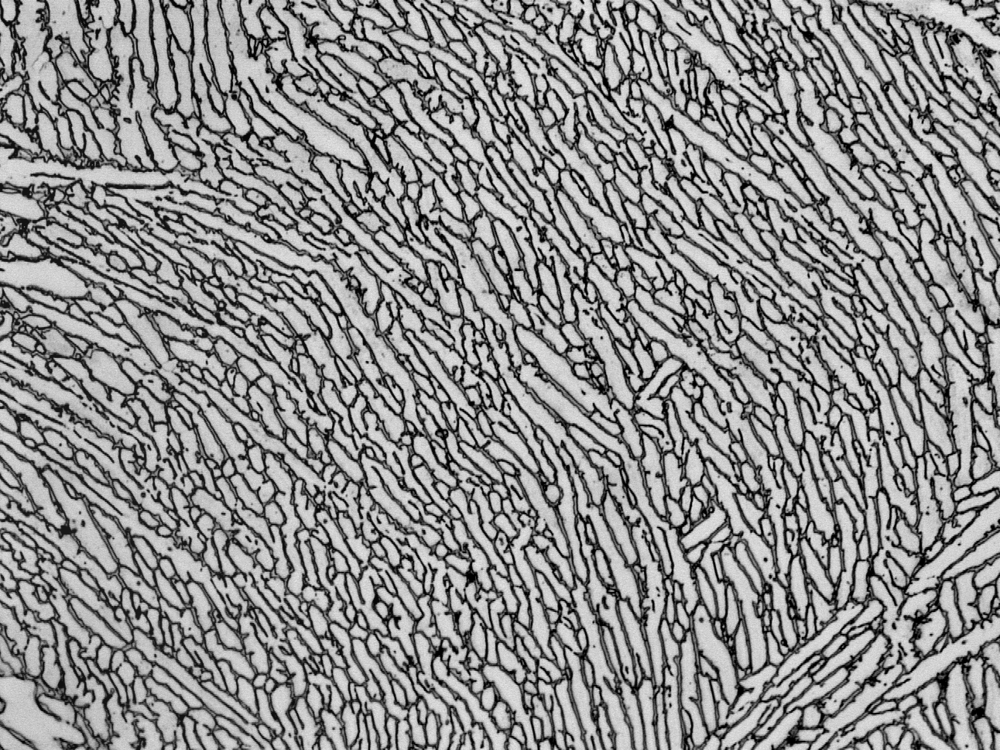
%> input picture Matlab-mesh-tool/image.tiff, 1000 x 750 px
$ octave MAIN.m   (GNU Octave 9; MATLAB toolbox functions it lacks are replaced by stand-ins)
%> lines starting %> are read from the running program, lines starting %| are printed output that depends on the picture; in (x1, y1, x2, y2) boxes, pixels count from 0 and x2, y2 are one past the last pixel; in counts of white or black regions, pixels touching at a corner belong together; the program's own positions count from 1
I = imread('image.tiff');
%> I is the input picture: size 750x1000 uint8; min 0, max 243, mean 141.9

BW = imbinarize(I,'adaptive');
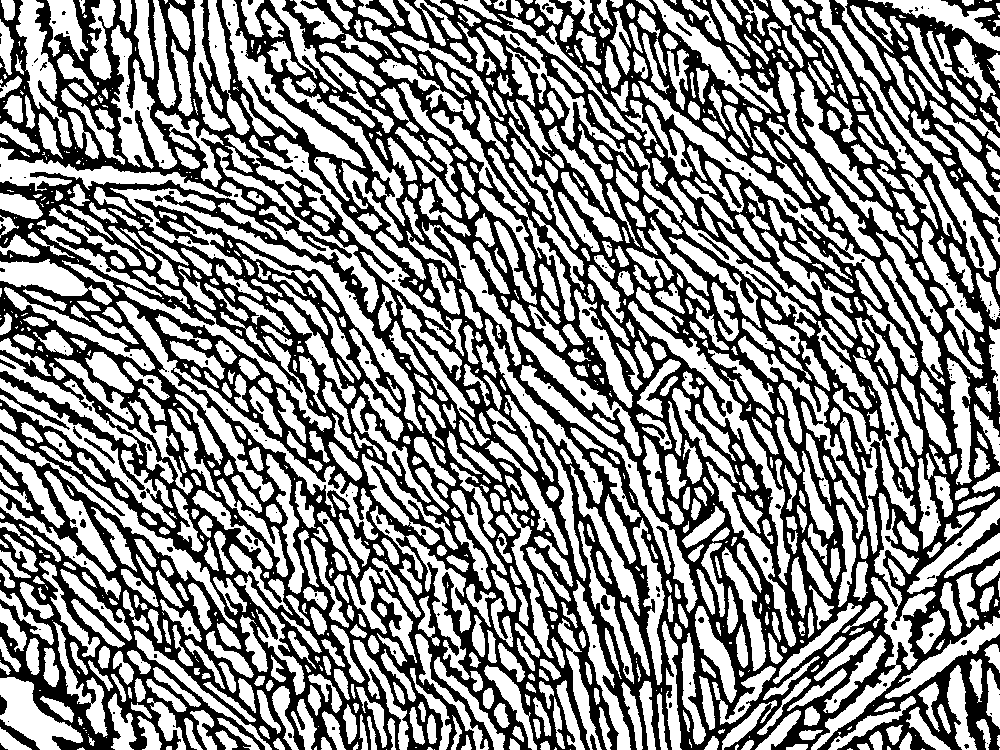
%> BW: size 750x1000 logical; 54.6% white; 238 black regions (192 under 20 px), largest, box (x1, y1, x2, y2) and area: (0, 0, 1000, 750) 335943, (941, 0, 1000, 37) 723, (0, 388, 70, 430) 336

figure
imshowpair(I,BW,'montage')
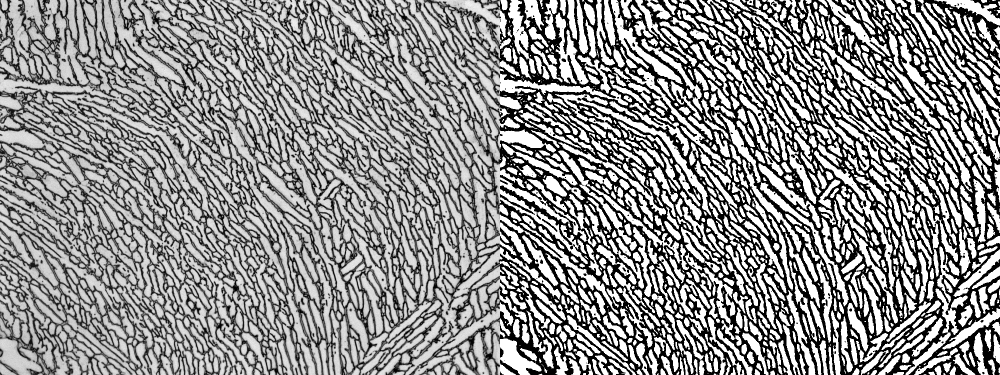
%> displayed picture: size 750x2000, on the screen's scale of 0 to 255 (shown at 1/2 size); min 0, max 255, mean 144.1

% generate binary image
nx = 1000;
ny = 750;
image_binary = BW;

% specify image domain
x = linspace(-1,1,nx);
y = -linspace(-1,1,ny);

% pad image with zeros in order to enable border at image boundaries
temp = zeros(size(image_binary)+2);
temp(2:end-1,2:end-1) = image_binary;
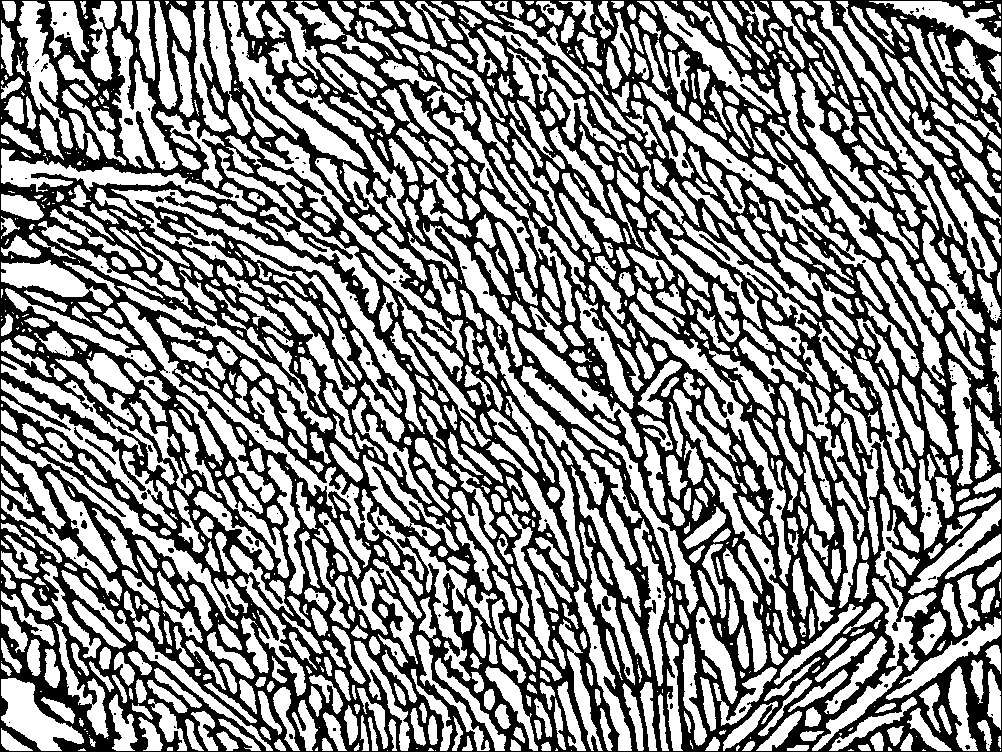
%> temp: size 752x1002 double; values 0 (black) and 1 (white), 54.4% white; 215 black regions (178 under 20 px), largest, box (x1, y1, x2, y2) and area: (0, 0, 1002, 752) 341249, (971, 237, 985, 268) 154, (85, 439, 116, 465) 132
image_binary = temp;
x = [x(1)-(x(2)-x(1)), x, x(end)+(x(2)-x(1))];
y = [y(1)-(y(2)-y(1)), y, y(end)+(y(2)-y(1))];
[X,Y] = meshgrid(x,y);

% generate edge of the image (subtract eroded image from original image)
image_binary_edge = image_binary-imerode(image_binary,strel('disk',1));
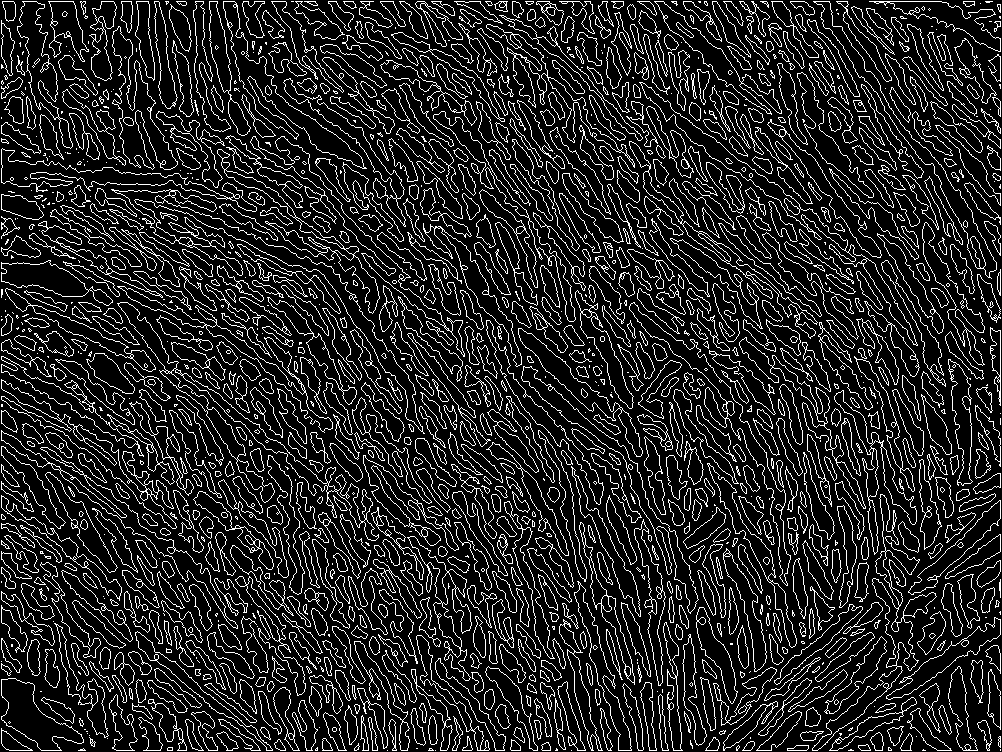
%> image_binary_edge: size 752x1002 double; values 0 (black) and 1 (white), 14.5% white in thin lines or dots

% remove pixels with only one neighbour
image_binary_edge_filtered = imfilter(image_binary_edge,ones(3,3),'same');
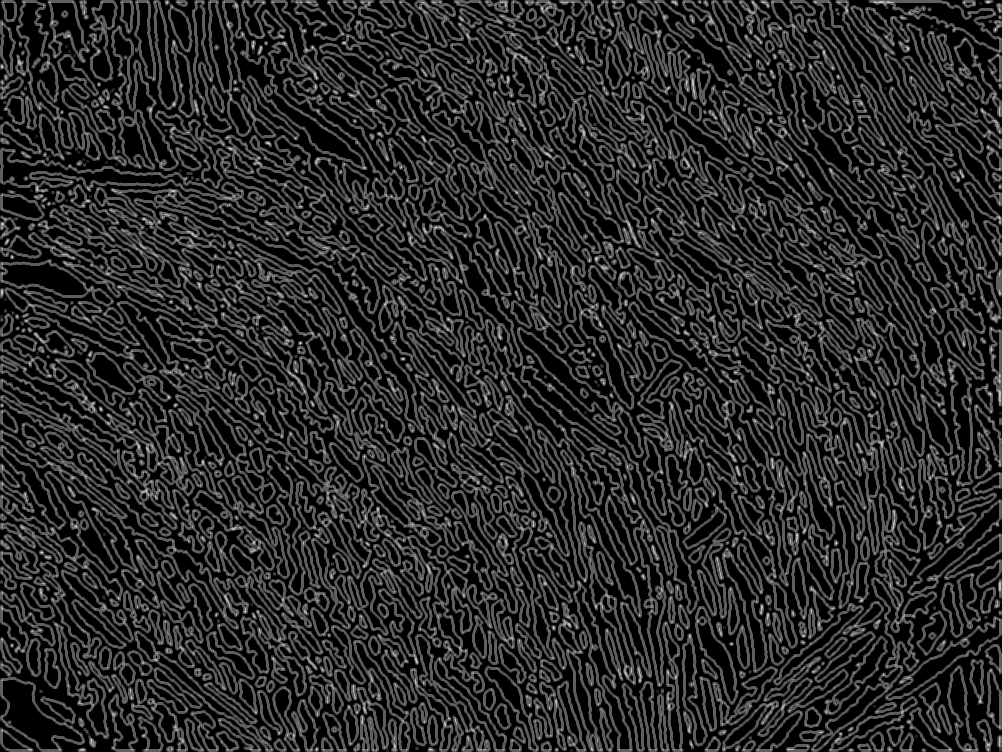
%> image_binary_edge_filtered: size 752x1002 double; min 0, max 8, mean 1.3; drawn with min black and max white
image_binary_edge(image_binary_edge_filtered==2) = 0;
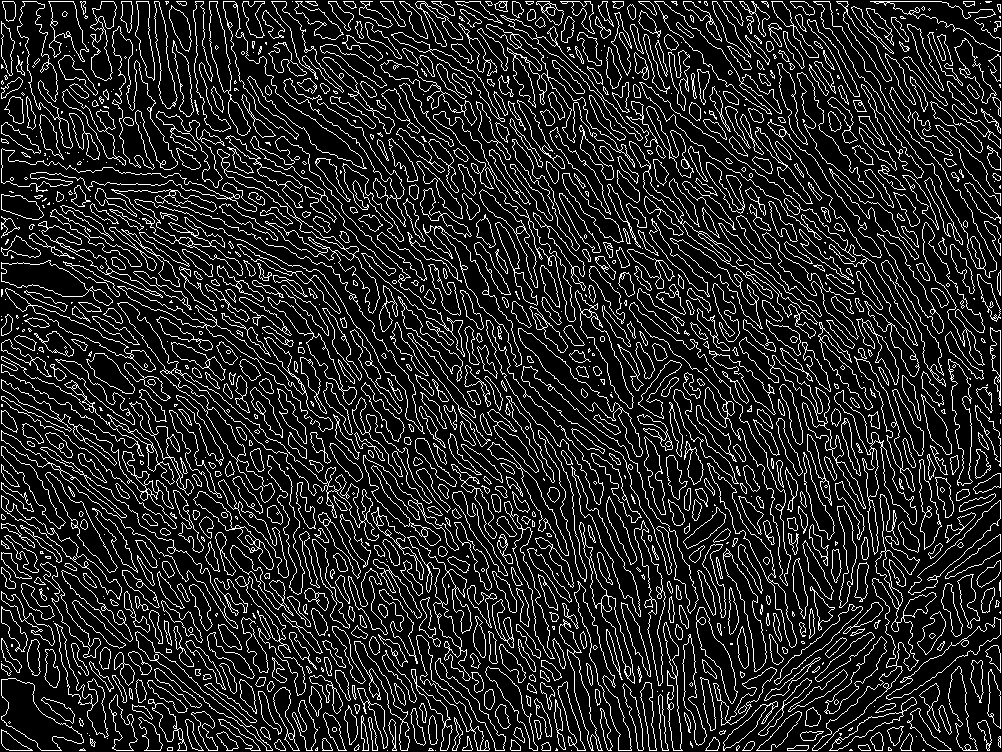
%> image_binary_edge: size 752x1002 double; values 0 (black) and 1 (white), 14.4% white in thin lines or dots

% calculate all connected components in image_binary_edge
cc = bwconncomp(image_binary_edge,8);
%> cc = 1255 connected components

% initialize vectors for the delaunayTriangulation function
x_coor = [];
y_coor = [];
constraints = [];
max_dist = sqrt((x(2)-x(1))^2+(y(2)-y(1))^2);

% loop over all components

%> (the run ends here)
